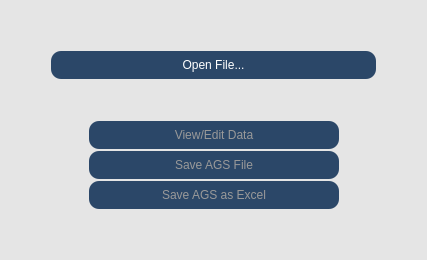
             <widget class="QFrame" name="top_frame">
              <property name="sizePolicy">
               <sizepolicy hsizetype="MinimumExpanding" vsizetype="MinimumExpanding">
                <horstretch>1</horstretch>
                <verstretch>1</verstretch>
               </sizepolicy>
              </property>
              <property name="minimumSize">
               <size>
                <width>350</width>
                <height>75</height>
               </size>
              </property>
              <property name="maximumSize">
               <size>
                <width>16777214</width>
                <height>16777215</height>
               </size>
              </property>
              <property name="styleSheet">
               <string notr="true">QFrame {
	background: #e5e5e5;
	border-radius: 10px;
}</string>
              </property>
              <property name="frameShape">
               <enum>QFrame::StyledPanel</enum>
              </property>
              <property name="frameShadow">
               <enum>QFrame::Raised</enum>
              </property>
              <layout class="QHBoxLayout" name="horizontalLayout_9">
               <property name="spacing">
                <number>2</number>
               </property>
               <item>
                <layout class="QVBoxLayout" name="verticalLayout">
                 <property name="spacing">
                  <number>2</number>
                 </property>
                 <item>
                  <spacer name="verticalSpacer_15">
                   <property name="orientation">
                    <enum>Qt::Vertical</enum>
                   </property>
                   <property name="sizeHint" stdset="0">
                    <size>
                     <width>20</width>
                     <height>40</height>
                    </size>
                   </property>
                  </spacer>
                 </item>
                 <item>
                  <layout class="QHBoxLayout" name="horizontalLayout_4">
                   <item>
                    <spacer name="horizontalSpacer_19">
                     <property name="orientation">
                      <enum>Qt::Horizontal</enum>
                     </property>
                     <property name="sizeHint" stdset="0">
                      <size>
                       <width>40</width>
                       <height>20</height>
                      </size>
                     </property>
                    </spacer>
                   </item>
                   <item>
                    <widget class="QPushButton" name="button_open">
                     <property name="sizePolicy">
                      <sizepolicy hsizetype="Expanding" vsizetype="MinimumExpanding">
                       <horstretch>1</horstretch>
                       <verstretch>0</verstretch>
                      </sizepolicy>
                     </property>
                     <property name="minimumSize">
                      <size>
                       <width>325</width>
                       <height>28</height>
                      </size>
                     </property>
                     <property name="maximumSize">
                      <size>
                       <width>550</width>
                       <height>28</height>
                      </size>
                     </property>
                     <property name="font">
                      <font>
                       <family>Segoe UI</family>
                       <pointsize>9</pointsize>
                       <weight>50</weight>
                       <italic>false</italic>
                       <bold>false</bold>
                      </font>
                     </property>
                     <property name="styleSheet">
                      <string notr="true">QPushButton {
    border-radius: 10px;
	font: 9pt &quot;Segoe UI&quot;;
    background: #2b4768;
    color: white;
	padding:2px;
}

QPushButton:selected { 
    color: black;
}

QPushButton:hover {
    background: #6bb7dd;
}

QPushButton:disabled { 
    color: #999999;
}</string>
                     </property>
                     <property name="text">
                      <string>Open File...</string>
                     </property>
                    </widget>
                   </item>
                   <item>
                    <spacer name="horizontalSpacer_20">
                     <property name="orientation">
                      <enum>Qt::Horizontal</enum>
                     </property>
                     <property name="sizeHint" stdset="0">
                      <size>
                       <width>40</width>
                       <height>20</height>
                      </size>
                     </property>
                    </spacer>
                   </item>
                  </layout>
                 </item>
                 <item>
                  <spacer name="verticalSpacer_4">
                   <property name="orientation">
                    <enum>Qt::Vertical</enum>
                   </property>
                   <property name="sizeHint" stdset="0">
                    <size>
                     <width>20</width>
                     <height>40</height>
                    </size>
                   </property>
                  </spacer>
                 </item>
                 <item>
                  <layout class="QHBoxLayout" name="horizontalLayout_2">
                   <item>
                    <spacer name="horizontalSpacer">
                     <property name="orientation">
                      <enum>Qt::Horizontal</enum>
                     </property>
                     <property name="sizeHint" stdset="0">
                      <size>
                       <width>40</width>
                       <height>20</height>
                      </size>
                     </property>
                    </spacer>
                   </item>
                   <item>
                    <widget class="QPushButton" name="view_data">
                     <property name="enabled">
                      <bool>false</bool>
                     </property>
                     <property name="sizePolicy">
                      <sizepolicy hsizetype="Expanding" vsizetype="MinimumExpanding">
                       <horstretch>0</horstretch>
                       <verstretch>0</verstretch>
                      </sizepolicy>
                     </property>
                     <property name="minimumSize">
                      <size>
                       <width>250</width>
                       <height>28</height>
                      </size>
                     </property>
                     <property name="maximumSize">
                      <size>
                       <width>425</width>
                       <height>28</height>
                      </size>
                     </property>
                     <property name="font">
                      <font>
                       <family>Segoe UI</family>
                       <pointsize>9</pointsize>
                       <weight>50</weight>
                       <italic>false</italic>
                       <bold>false</bold>
                      </font>
                     </property>
                     <property name="styleSheet">
                      <string notr="true">QPushButton {
    border-radius: 10px;
	font: 9pt &quot;Segoe UI&quot;;
    background: #2b4768;
    color: white;
	padding:2px;
}

QPushButton:selected { /* italicize selected tabs */
    color: black;
}

QPushButton:hover { /* italicize selected tabs */
    background: #6bb7dd;
}

QPushButton:disabled { 
    color: #999999;
}</string>
                     </property>
                     <property name="text">
                      <string>View/Edit Data</string>
                     </property>
                    </widget>
                   </item>
                   <item>
                    <spacer name="horizontalSpacer_2">
                     <property name="orientation">
                      <enum>Qt::Horizontal</enum>
                     </property>
                     <property name="sizeHint" stdset="0">
                      <size>
                       <width>40</width>
                       <height>20</height>
                      </size>
                     </property>
                    </spacer>
                   </item>
                  </layout>
                 </item>
                 <item>
                  <layout class="QHBoxLayout" name="horizontalLayout_3">
                   <item>
                    <spacer name="horizontalSpacer_3">
                     <property name="orientation">
                      <enum>Qt::Horizontal</enum>
                     </property>
                     <property name="sizeHint" stdset="0">
                      <size>
                       <width>40</width>
                       <height>20</height>
                      </size>
                     </property>
                    </spacer>
                   </item>
                   <item>
                    <widget class="QPushButton" name="button_save_ags">
                     <property name="enabled">
                      <bool>false</bool>
                     </property>
                     <property name="sizePolicy">
                      <sizepolicy hsizetype="Expanding" vsizetype="MinimumExpanding">
                       <horstretch>0</horstretch>
                       <verstretch>0</verstretch>
                      </sizepolicy>
                     </property>
                     <property name="minimumSize">
                      <size>
                       <width>250</width>
                       <height>28</height>
                      </size>
                     </property>
                     <property name="maximumSize">
                      <size>
                       <width>425</width>
                       <height>28</height>
                      </size>
                     </property>
                     <property name="font">
                      <font>
                       <family>Segoe UI</family>
                       <pointsize>9</pointsize>
                       <weight>50</weight>
                       <italic>false</italic>
                       <bold>false</bold>
                      </font>
                     </property>
                     <property name="styleSheet">
                      <string notr="true">QPushButton {
    border-radius: 10px;
	font: 9pt &quot;Segoe UI&quot;;
    background: #2b4768;
    color: white;
	padding:2px;
}

QPushButton:selected { 
    color: black;
}

QPushButton:hover { 
    background: #6bb7dd;
}

QPushButton:disabled { 
    color: #999999;
}</string>
                     </property>
                     <property name="text">
                      <string>Save AGS File</string>
                     </property>
                    </widget>
                   </item>
                   <item>
                    <spacer name="horizontalSpacer_4">
                     <property name="orientation">
                      <enum>Qt::Horizontal</enum>
                     </property>
                     <property name="sizeHint" stdset="0">
                      <size>
                       <width>40</width>
                       <height>20</height>
                      </size>
                     </property>
                    </spacer>
                   </item>
                  </layout>
                 </item>
                 <item>
                  <layout class="QHBoxLayout" name="horizontalLayout_19">
                   <item>
                    <spacer name="horizontalSpacer_8">
                     <property name="orientation">
                      <enum>Qt::Horizontal</enum>
                     </property>
                     <property name="sizeHint" stdset="0">
                      <size>
                       <width>40</width>
                       <height>20</height>
                      </size>
                     </property>
                    </spacer>
                   </item>
                   <item>
                    <widget class="QPushButton" name="button_convert_excel">
                     <property name="enabled">
                      <bool>false</bool>
                     </property>
                     <property name="sizePolicy">
                      <sizepolicy hsizetype="Expanding" vsizetype="MinimumExpanding">
                       <horstretch>0</horstretch>
                       <verstretch>0</verstretch>
                      </sizepolicy>
                     </property>
                     <property name="minimumSize">
                      <size>
                       <width>250</width>
                       <height>28</height>
                      </size>
                     </property>
                     <property name="maximumSize">
                      <size>
                       <width>425</width>
                       <height>28</height>
                      </size>
                     </property>
                     <property name="font">
                      <font>
                       <family>Segoe UI</family>
                       <pointsize>9</pointsize>
                       <weight>50</weight>
                       <italic>false</italic>
                       <bold>false</bold>
                      </font>
                     </property>
                     <property name="styleSheet">
                      <string notr="true">QPushButton {
    border-radius: 10px;
	font: 9pt &quot;Segoe UI&quot;;
    background: #2b4768;
    color: white;
	padding:2px;
}

QPushButton:selected { 
    color: black;
}

QPushButton:hover {
    background: #6bb7dd;
}

QPushButton:disabled { 
    color: #999999;
}</string>
                     </property>
                     <property name="text">
                      <string>Save AGS as Excel</string>
                     </property>
                    </widget>
                   </item>
                   <item>
                    <spacer name="horizontalSpacer_9">
                     <property name="orientation">
                      <enum>Qt::Horizontal</enum>
                     </property>
                     <property name="sizeHint" stdset="0">
                      <size>
                       <width>40</width>
                       <height>20</height>
                      </size>
                     </property>
                    </spacer>
                   </item>
                  </layout>
                 </item>
                 <item>
                  <spacer name="verticalSpacer_7">
                   <property name="orientation">
                    <enum>Qt::Vertical</enum>
                   </property>
                   <property name="sizeHint" stdset="0">
                    <size>
                     <width>20</width>
                     <height>40</height>
                    </size>
                   </property>
                  </spacer>
                 </item>
                </layout>
               </item>
              </layout>
             </widget>
